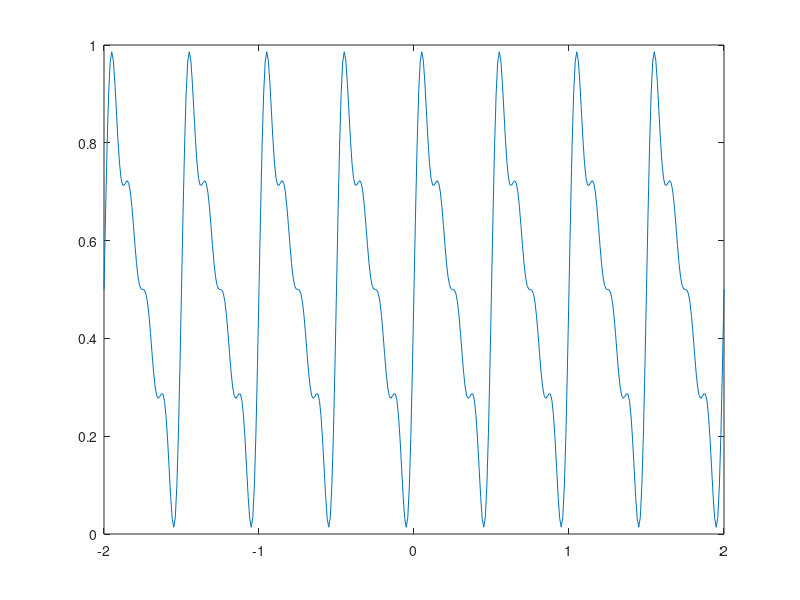

MATLAB code for this plot:
t = -2:0.01:2;
f = -2;
y = 0;
n = 4;
A = 1;
b = A./pi./[1:n];
for i = 1:n,
    y = y+(b(i) * sin(2*pi*i*f*t));
end
y = 1/2 - y;
plot(t, y)